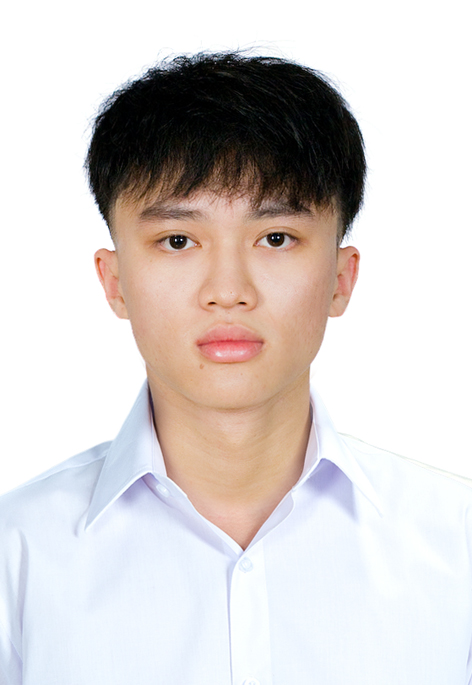
#> input picture anh_lbp.jpg, 472 x 685 px
$ jupyter execute 'bài1.ipynb'
#> lines starting #> are read from the running program, lines starting #| are printed output that depends on the picture
# Câu 1 – Xử lý Histogram ảnh số

**Bức tranh tổng quát:** một ảnh số chỉ là **một bảng số** — ảnh xám kích thước H×W là một
bảng có H dòng, W cột, mỗi ô chứa một số nguyên từ 0 (đen) đến 255 (trắng).

**Histogram** là một bảng đếm khác (256 ô, ứng với 256 mức sáng 0–255), cho biết
mỗi mức sáng xuất hiện bao nhiêu lần trong ảnh.

**4 bước của bài, mỗi bước chỉ làm 1 việc:**
1. Ảnh màu → ảnh xám
2. Ảnh xám → Histogram H1
3. Cân bằng histogram → ảnh mới + H2
4. Thu hẹp về [a, b] → ảnh mới + H3

**Mẹo nhớ — khuôn xử lý ảnh dùng lại 3 lần (bước 1, 3, 4):**
```
tạo ảnh/bảng kết quả rỗng, cùng kích thước
for y in range(H):          # duyệt từng dòng
    for x in range(W):      # duyệt từng cột
        # lấy giá trị cũ tại (y, x), áp 1 công thức toán, ghi giá trị mới vào (y, x)
```
Học khuôn này 1 lần là tự viết lại được toàn bộ bài.

## Bước 0: Tải ảnh lên (Google Colab)

`files.upload()` mở hộp thoại chọn file ngay trong Colab. Hàm này trả về một
**dictionary** dạng `{"ten_anh.jpg": <dữ liệu nhị phân của file>}`.

Ta chỉ cần lấy *tên file* để mở ảnh ở bước sau, nên:
- `uploaded.keys()` → lấy ra danh sách các khóa (chính là tên file) trong dictionary
- `list(...)` → đổi thành list để có thể lấy theo chỉ số
- `[0]` → lấy phần tử đầu tiên (vì chỉ upload 1 ảnh)

[cell 1]
from google.colab import files

uploaded = files.upload()                # mở hộp thoại chọn ảnh, trả về dictionary {ten_file: du_lieu}
#> the answer given: anh_lbp.jpg
IMAGE_PATH = list(uploaded.keys())[0]    # lấy tên file ảnh vừa tải lên (phần tử đầu tiên trong dictionary)

## Bước 1: Ảnh màu → Ảnh xám

**Công thức:**
$$xam = 0.299 \times R + 0.587 \times G + 0.114 \times B$$

Đây là công thức chuẩn (ITU-R BT.601). Hệ số của G (xanh lá) lớn nhất vì mắt người
nhạy với màu xanh lá hơn đỏ và xanh dương — cùng độ sáng vật lý nhưng mắt thấy
phần xanh lá "sáng" hơn, nên nó được tính trọng số cao hơn khi gộp 3 kênh màu
thành 1 mức xám.

[cell 2]
import numpy as np                  # thư viện xử lý mảng số, dùng để biểu diễn ảnh dưới dạng bảng số
import matplotlib.pyplot as plt     # thư viện vẽ hình, dùng để hiển thị ảnh và biểu đồ
from PIL import Image               # thư viện đọc/ghi file ảnh (jpg, png, ...)

# Image.open(...) đọc file ảnh từ đường dẫn IMAGE_PATH
# .convert("RGB") đảm bảo ảnh luôn có đúng 3 kênh màu Đỏ-Xanh lá-Xanh dương
#   (phòng trường hợp ảnh gốc là ảnh xám sẵn hoặc có thêm kênh trong suốt alpha)
# np.array(...) đổi ảnh đó thành một mảng số 3 chiều: img[y, x, c]
#   với c = 0 là kênh R, c = 1 là kênh G, c = 2 là kênh B
img = np.array(Image.open(IMAGE_PATH).convert("RGB"))
#> img is the input picture: shape (685, 472, 3); mean R, G, B 214.7, 208.8, 207.1

# img.shape trả về (số_dòng, số_cột, số_kênh_màu)
H, W = img.shape[0], img.shape[1]     # H = chiều cao (số dòng), W = chiều rộng (số cột)
#> H = 685; W = 472

# Tạo bảng "gray" rỗng, kích thước H dòng x W cột, mọi ô ban đầu = 0
# dtype=np.uint8 nghĩa là mỗi ô chỉ chứa số nguyên từ 0 đến 255 (đúng kiểu của ảnh xám)
gray = np.zeros((H, W), dtype=np.uint8)

# Duyệt qua TỪNG pixel của ảnh: y chạy hết các dòng, với mỗi dòng x chạy hết các cột
for y in range(H):
    for x in range(W):
        # Lấy 3 giá trị màu tại đúng pixel (y, x)
        R, G, B = img[y, x, 0], img[y, x, 1], img[y, x, 2]

        # Áp dụng công thức chuyển sang mức xám, round() để được số nguyên,
        # rồi ghi kết quả vào đúng vị trí (y, x) của bảng "gray"
        gray[y, x] = round(0.299*R + 0.587*G + 0.114*B)
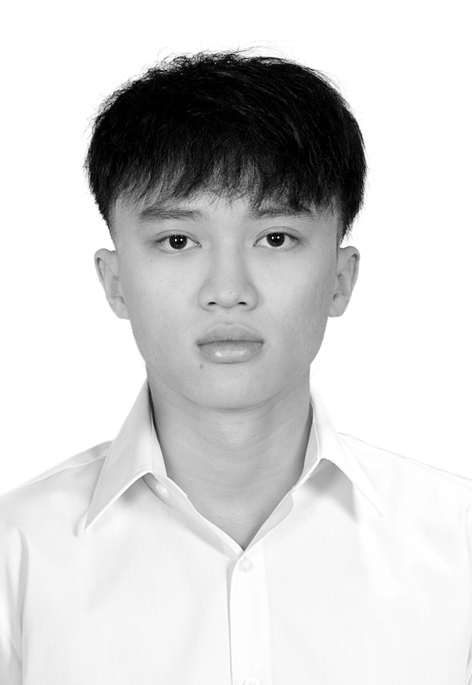
#> gray: shape (685, 472); min 0, max 255, mean 210.4

# Hiển thị ảnh xám vừa tạo
plt.figure()   # mở 1 "tờ giấy" vẽ mới, tránh vẽ chồng lên hình của cell trước
plt.imshow(gray, cmap="gray")   # cmap="gray" để hiển thị đúng thang màu đen-trắng
plt.title("Ảnh xám")
plt.axis("off")                 # tắt hiển thị trục số (vì đây là ảnh, không phải biểu đồ)
plt.savefig("1_anh_xam.png", dpi=150, bbox_inches="tight")   # giống plt.show() nhưng lưu ra file PNG, dùng để tải về máy
plt.show()

## Bước 2: Tính Histogram H1

**Công thức:** với mỗi pixel, `H[mức_sáng_của_pixel] += 1`

Nói cách khác: tạo 256 "ô đếm" (ứng với 256 mức sáng có thể có), rồi duyệt qua
toàn bộ ảnh — pixel nào có mức sáng `k` thì ô đếm thứ `k` được cộng thêm 1.
Sau khi duyệt hết ảnh, `H1[k]` chính là số lượng pixel có mức sáng bằng `k`.

[cell 3]
H1 = [0] * 256   # tạo list 256 số 0: H1[0], H1[1], ..., H1[255] — mỗi ô ứng với 1 mức sáng

# Duyệt qua từng pixel của ảnh xám
for y in range(H):
    for x in range(W):
        muc_sang = gray[y, x]   # mức sáng (0-255) tại pixel (y, x)
        H1[muc_sang] += 1       # dùng mức sáng đó làm CHỈ SỐ để tăng ô đếm tương ứng lên 1
#> after the loop, H1 = 256 values, max 120321 at index 255, min 75 at index 67, mean 1263

# Vẽ histogram: trục ngang là mức sáng (0-255), trục dọc là số pixel có mức sáng đó
plt.figure()   # mở 1 "tờ giấy" vẽ mới, tránh vẽ chồng lên hình của cell trước
plt.bar(range(256), H1)
plt.title("H1 - Histogram ảnh gốc")
plt.xlabel("Mức sáng (0-255)")
plt.ylabel("Số lượng pixel")
plt.savefig("2_H1.png", dpi=150, bbox_inches="tight")   # giống plt.show() nhưng lưu ra file PNG, dùng để tải về máy
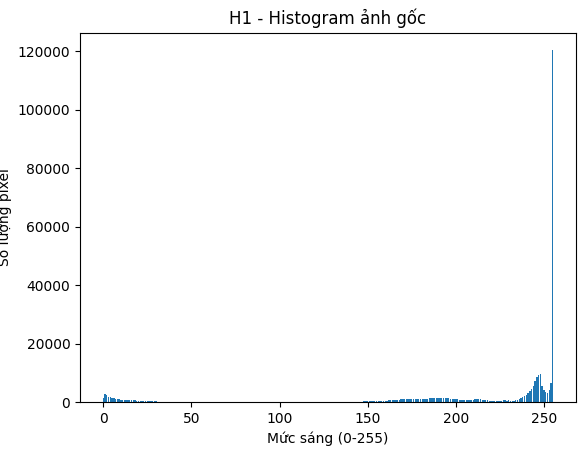
#> figure drawn by matplotlib, 1 panel; tallest bar 120321 high, from x = 254.6 to 255.4
plt.show()

## Bước 3: Cân bằng Histogram (Histogram Equalization)

**Mục đích:** nếu histogram gốc dồn cục ở một vùng hẹp (ảnh quá tối/quá sáng/ít
tương phản), cân bằng histogram sẽ "kéo dãn" các mức sáng ra để chúng phủ đều
khắp khoảng 0–255, giúp ảnh rõ và có độ tương phản tốt hơn.

**3 công thức theo đúng 3 bước nhỏ:**
```
CDF[k]  = H1[0] + H1[1] + ... + H1[k]      (cộng dồn histogram — gọi là "histogram tích lũy")
moi[k]  = round( CDF[k] / (H*W) * 255 )    (đổi tỉ lệ tích lũy thành mức sáng mới 0-255)
anh_moi[y,x] = moi[ gray[y,x] ]            (tra bảng "moi" để đổi từng pixel sang giá trị mới)
```

Vì sao công thức này lại "kéo dãn" histogram? Nếu một vùng mức sáng có rất nhiều
pixel (cột histogram cao), thì `CDF` sẽ tăng nhanh qua vùng đó, kéo theo `moi[k]`
cũng tăng nhanh — nghĩa là vùng đông pixel sẽ được "trải ra" thành một dải rộng hơn
trên thang 0–255. Ngược lại vùng ít pixel sẽ bị nén lại.

[cell 4]
# --- 3.1. Cộng dồn H1 thành CDF (histogram tích lũy) ---
CDF = [0] * 256   # tạo list 256 số 0 để chứa giá trị tích lũy
tong = 0          # biến "tong" đóng vai trò bộ đếm cộng dồn, bắt đầu từ 0

for k in range(256):
    tong += H1[k]     # cộng thêm số pixel ở mức sáng k vào tổng đang tích lũy
    CDF[k] = tong      # gán tổng hiện tại vào CDF[k]
#> this loop made 256 passes
#> tong on passes 1 to 3: 1349, 4075, 6371
#> after the loop, CDF = 256 values from 1349 to 323320; tong = 323320
    # => CDF[k] = H1[0] + H1[1] + ... + H1[k]  (tổng số pixel có mức sáng TỪ 0 ĐẾN k)

# --- 3.2. Tạo bảng tra cứu: đổi mỗi mức sáng cũ k thành mức sáng mới moi[k] ---
moi = [0] * 256
for k in range(256):
    # CDF[k] / (H * W)  -> tỉ lệ phần trăm pixel có mức sáng <= k (một số từ 0 đến 1)
    # nhân với 255      -> trải tỉ lệ đó ra lại thành thang đo 0-255
    moi[k] = round(CDF[k] / (H * W) * 255)
#> after the loop, moi = 256 values from 1 to 255

# --- 3.3. Áp dụng bảng tra cứu "moi" cho từng pixel của ảnh xám ---
eq_img = np.zeros((H, W), dtype=np.uint8)   # tạo ảnh kết quả rỗng, cùng kích thước ảnh gốc

for y in range(H):
    for x in range(W):
        muc_sang_cu = gray[y, x]      # mức sáng cũ tại pixel (y, x)
        eq_img[y, x] = moi[muc_sang_cu]   # tra bảng "moi" để lấy mức sáng mới, ghi vào ảnh kết quả
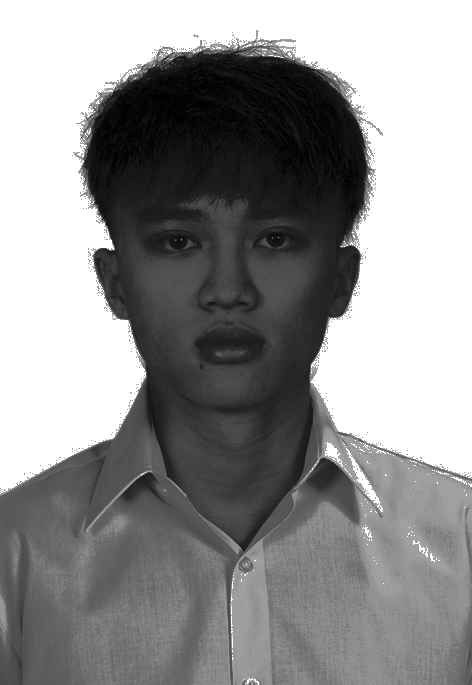
#> eq_img: shape (685, 472); min 1, max 255, mean 145.9

# Hiển thị ảnh sau khi cân bằng
plt.figure()   # mở 1 "tờ giấy" vẽ mới, tránh vẽ chồng lên hình của cell trước
plt.imshow(eq_img, cmap="gray")
plt.title("Ảnh sau cân bằng")
plt.axis("off")
plt.savefig("3_anh_can_bang.png", dpi=150, bbox_inches="tight")   # giống plt.show() nhưng lưu ra file PNG, dùng để tải về máy
plt.show()

[cell 5]
# Tính H2 = histogram của ảnh SAU khi cân bằng
# Cách làm GIỐNG HỆT Bước 2, chỉ đổi đầu vào từ "gray" thành "eq_img"
H2 = [0] * 256
for y in range(H):
    for x in range(W):
        H2[eq_img[y, x]] += 1

plt.figure()   # mở 1 "tờ giấy" vẽ mới, tránh vẽ chồng lên hình của cell trước
plt.bar(range(256), H2, color="orange")
plt.title("H2 - Histogram sau cân bằng")
plt.xlabel("Mức sáng (0-255)")
plt.ylabel("Số lượng pixel")
plt.savefig("4_H2.png", dpi=150, bbox_inches="tight")   # giống plt.show() nhưng lưu ra file PNG, dùng để tải về máy
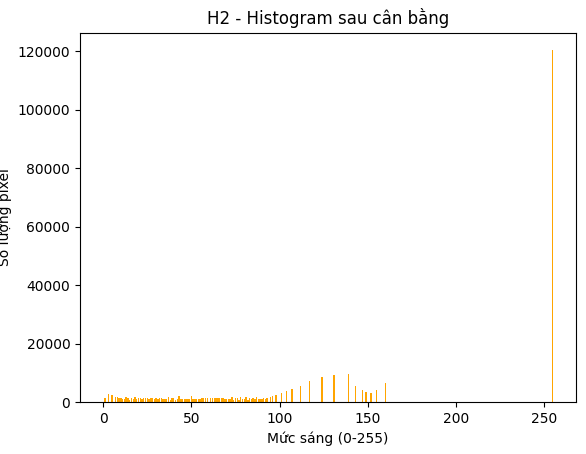
#> figure drawn by matplotlib, 1 panel; tallest bar 120321 high, from x = 254.6 to 255.4
plt.show()

## Bước 4: Thu hẹp Histogram về khoảng [a, b]

**Mục đích:** ngược lại với cân bằng — ép toàn bộ mức sáng (đang trải khắp 0–255)
phải nén lại, chỉ còn nằm trong một khoảng hẹp hơn, ví dụ [a, b] = [30, 120].

**Công thức (phép biến đổi tuyến tính, giống `y = a + độ_dốc × x`):**
$$k_{moi} = round\left(a + \dfrac{b-a}{255} \times k\right)$$

- Khi `k = 0`  → kết quả = `a` (giá trị nhỏ nhất của ảnh sau biến đổi)
- Khi `k = 255` → kết quả = `a + (b - a) = b` (giá trị lớn nhất)
- Các giá trị `k` ở giữa sẽ rơi vào đúng vị trí tỉ lệ tương ứng giữa `a` và `b`

Đầu vào của bước này là `eq_img` (ảnh **sau khi đã cân bằng** ở Bước 3), vì bài
yêu cầu làm nối tiếp theo đúng thứ tự: ảnh gốc → cân bằng → thu hẹp.

[cell 6]
a, b = 30, 120   # khoảng mức sáng mong muốn sau khi thu hẹp (có thể đổi 2 số này)

shrunk_img = np.zeros((H, W), dtype=np.uint8)   # tạo ảnh kết quả rỗng

for y in range(H):
    for x in range(W):
        k = eq_img[y, x]     # lấy mức sáng tại pixel (y, x) của ảnh ĐÃ CÂN BẰNG
        # áp công thức biến đổi tuyến tính để nén mức sáng k (0-255) về khoảng [a, b]
        shrunk_img[y, x] = round(a + (b - a) / 255 * k)
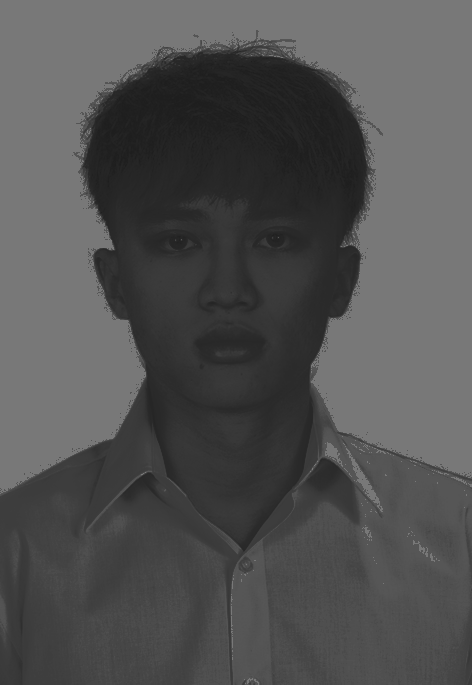
#> shrunk_img: shape (685, 472); min 30, max 120, mean 81.5

# Hiển thị ảnh sau khi thu hẹp
plt.figure()   # mở 1 "tờ giấy" vẽ mới, tránh vẽ chồng lên hình của cell trước
plt.imshow(shrunk_img, cmap="gray")
plt.title(f"Ảnh sau thu hẹp [{a},{b}]")
plt.axis("off")
plt.savefig("5_anh_thu_hep.png", dpi=150, bbox_inches="tight")   # giống plt.show() nhưng lưu ra file PNG, dùng để tải về máy
plt.show()

[cell 7]
# Tính H3 = histogram của ảnh SAU khi thu hẹp
# Cách làm vẫn GIỐNG HỆT Bước 2, chỉ đổi đầu vào thành "shrunk_img"
H3 = [0] * 256
for y in range(H):
    for x in range(W):
        H3[shrunk_img[y, x]] += 1

plt.figure()   # mở 1 "tờ giấy" vẽ mới, tránh vẽ chồng lên hình của cell trước
plt.bar(range(256), H3, color="green")
plt.title("H3 - Histogram sau thu hẹp")
plt.xlabel("Mức sáng (0-255)")
plt.ylabel("Số lượng pixel")
plt.savefig("6_H3.png", dpi=150, bbox_inches="tight")   # giống plt.show() nhưng lưu ra file PNG, dùng để tải về máy
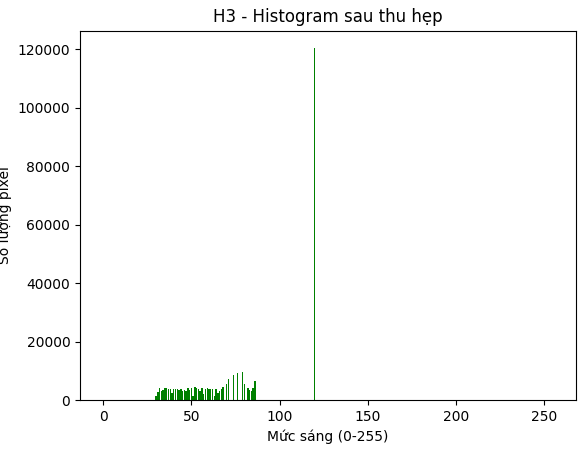
#> figure drawn by matplotlib, 1 panel; tallest bar 120321 high, from x = 119.6 to 120.4
plt.show()
